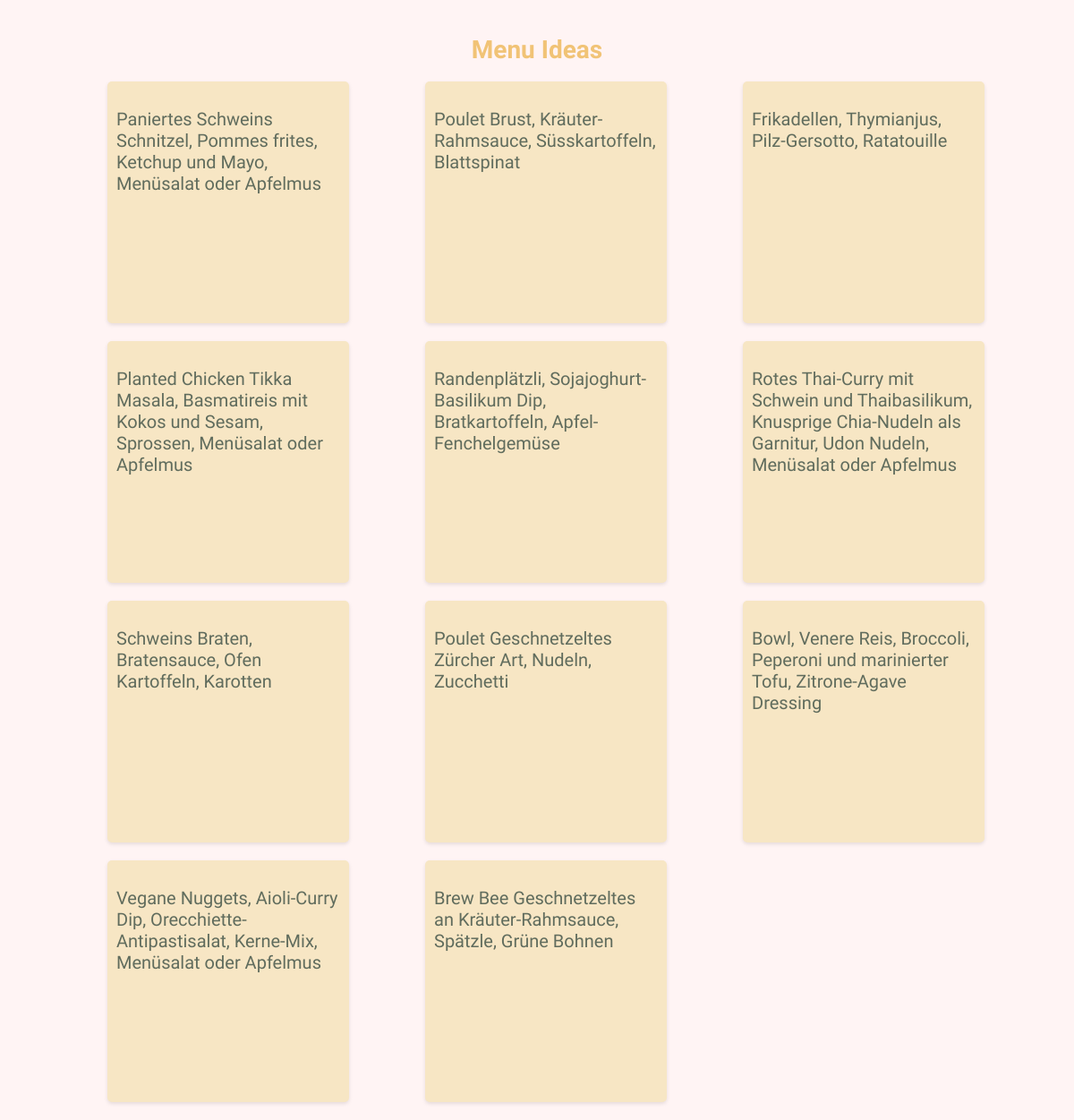
The page / on the database its author committed.
### tables this page shows
CREATE TABLE menus (menu TEXT NOT NULL PRIMARY KEY);

### app.py (the view)
@app.route("/")
def index():
    conn = sqlite3.connect("menu.db")
    cursor = conn.cursor()
    cursor.execute("SELECT menu FROM menus")
    menu_items = cursor.fetchall()
    conn.close()
    random.shuffle(menu_items)
    return render_template("index.html", menu_items=menu_items)

### templates/index.html (shortened to what this page needs)
<!DOCTYPE html>
<html>
<head>
    <link rel="stylesheet" href="{{ url_for('static', filename='style.css') }}">
</head>
<body>
    <div class="container">
        <h1>Menu Ideas</h1>
        <div class="card-container">
            {% for menu_item in menu_items %}
            <div class="card">
                <p>{{ menu_item[0] }}</p>
            </div>
            {% endfor %}
        </div>
    </div>
</body>
</html>

### static/style.css (style rules this page uses)
:root { --background: #FFF4F4; --text-color: #606C5D; --light-color: #F7E6C4; --accent-color: #F1C376; }
body { font-family: 'Patrick Hand', cursive; background-color: var(--background); margin: 0; padding: 0; color: var(--text-color); }
.container { width: 80%; margin: 0 auto; padding: 20px; }
.card-container { display: grid; grid-template-columns: repeat(auto-fill, 250px); grid-gap: 20px; justify-content: space-between; }
.card { background-color: var(--light-color); border-radius: 5px; box-shadow: 0 2px 4px rgba(0, 0, 0, 0.1); padding: 10px; width: 250px; height: 250px; position: relative; }
.card p { margin-bottom: 20px; }
h1 { text-align: center; font-size: 28px; font-weight: bold; color: var(--accent-color); }
p { font-size: 20px; font-weight: bold; }
.card p { color: var(--text-color); font-weight: normal; }

### rows shown on the page
menus: menu "Paniertes Schweins Schnitzel, Pommes frites, Ketchup und Mayo, Menüsalat oder Apfelmus"
menus: menu "Poulet Brust, Kräuter-Rahmsauce, Süsskartoffeln, Blattspinat"
menus: menu "Frikadellen, Thymianjus, Pilz-Gersotto, Ratatouille"
menus: menu "Planted Chicken Tikka Masala, Basmatireis mit Kokos und Sesam, Sprossen, Menüsalat oder Apfelmus"
menus: menu "Randenplätzli, Sojajoghurt-Basilikum Dip, Bratkartoffeln, Apfel-Fenchelgemüse"
menus: menu "Rotes Thai-Curry mit Schwein und Thaibasilikum, Knusprige Chia-Nudeln als Garnitur, Udon Nudeln, Menüsalat oder Apfelmus"
menus: menu "Schweins Braten, Bratensauce, Ofen Kartoffeln, Karotten"
menus: menu "Poulet Geschnetzeltes Zürcher Art, Nudeln, Zucchetti"
menus: menu "Bowl, Venere Reis, Broccoli, Peperoni und marinierter Tofu, Zitrone-Agave Dressing"
menus: menu "Vegane Nuggets, Aioli-Curry Dip, Orecchiette-Antipastisalat, Kerne-Mix, Menüsalat oder Apfelmus"
menus: menu "Brew Bee Geschnetzeltes an Kräuter-Rahmsauce, Spätzle, Grüne Bohnen"
